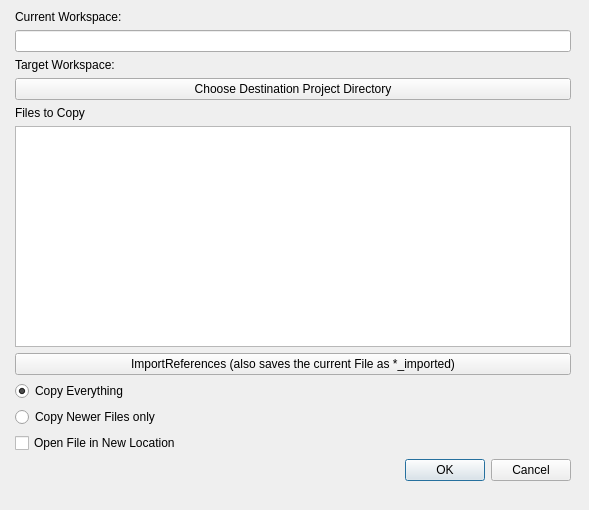
<?xml version="1.0" encoding="UTF-8"?>
<ui version="4.0">
 <class>copyFarm</class>
 <widget class="QWidget" name="copyFarm">
  <property name="geometry">
   <rect>
    <x>0</x>
    <y>0</y>
    <width>589</width>
    <height>510</height>
   </rect>
  </property>
  <property name="windowTitle">
   <string>CopyToFarm</string>
  </property>
  <widget class="QWidget" name="verticalLayoutWidget">
   <property name="geometry">
    <rect>
     <x>10</x>
     <y>0</y>
     <width>561</width>
     <height>481</height>
    </rect>
   </property>
   <layout class="QVBoxLayout" name="verticalLayout">
    <property name="leftMargin">
     <number>5</number>
    </property>
    <property name="topMargin">
     <number>10</number>
    </property>
    <item>
     <widget class="QLabel" name="Top_lbl">
      <property name="text">
       <string>Current Workspace:</string>
      </property>
     </widget>
    </item>
    <item>
     <widget class="QLineEdit" name="ws_line">
      <property name="enabled">
       <bool>true</bool>
      </property>
      <property name="acceptDrops">
       <bool>false</bool>
      </property>
      <property name="readOnly">
       <bool>true</bool>
      </property>
     </widget>
    </item>
    <item>
     <widget class="QLabel" name="target_lbl">
      <property name="text">
       <string>Target Workspace:</string>
      </property>
     </widget>
    </item>
    <item>
     <widget class="QPushButton" name="dest_btn">
      <property name="text">
       <string>Choose Destination Project Directory</string>
      </property>
     </widget>
    </item>
    <item>
     <widget class="QLabel" name="files_lbl">
      <property name="text">
       <string>Files to Copy</string>
      </property>
     </widget>
    </item>
    <item>
     <widget class="QListView" name="files_lst"/>
    </item>
    <item>
     <widget class="QPushButton" name="import_btn">
      <property name="text">
       <string>ImportReferences (also saves the current File as *_imported)</string>
      </property>
     </widget>
    </item>
    <item>
     <widget class="QRadioButton" name="copyAll_rbtn">
      <property name="text">
       <string>Copy Everything</string>
      </property>
      <property name="checked">
       <bool>true</bool>
      </property>
     </widget>
    </item>
    <item>
     <widget class="QRadioButton" name="copyNew_rbtn">
      <property name="text">
       <string>Copy Newer Files only</string>
      </property>
     </widget>
    </item>
    <item>
     <widget class="QCheckBox" name="openNew_Box">
      <property name="text">
       <string>Open File in New Location</string>
      </property>
     </widget>
    </item>
    <item>
     <widget class="QDialogButtonBox" name="buttonBox">
      <property name="standardButtons">
       <set>QDialogButtonBox::Cancel|QDialogButtonBox::Ok</set>
      </property>
     </widget>
    </item>
   </layout>
  </widget>
 </widget>
 <resources/>
 <connections/>
</ui>
